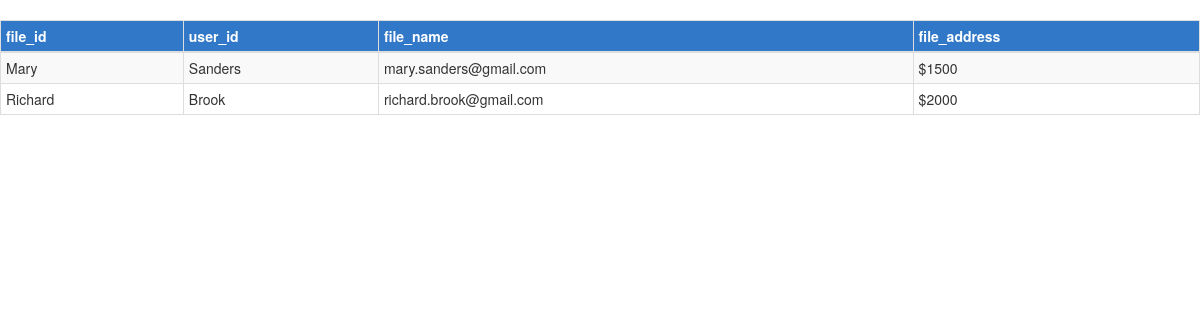
The app's page /tableIndex.php, older data.
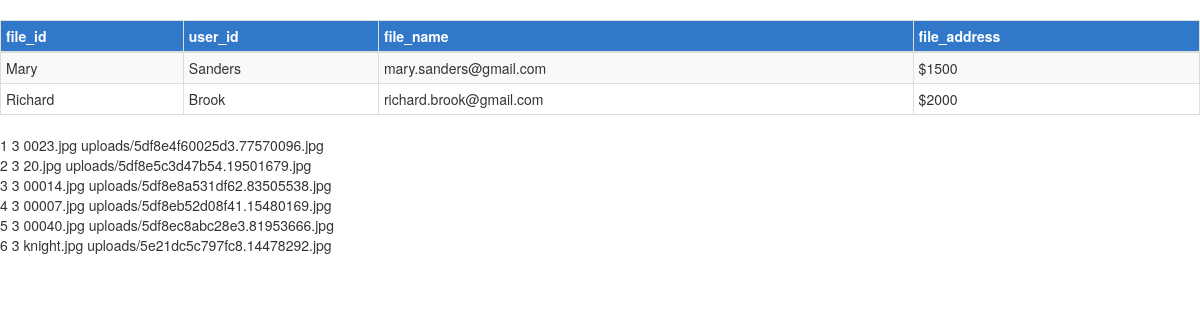
The same page, newer data.
### tables this page shows
CREATE TABLE `files_of_clients` (
  `file_id` int(10) NOT NULL,
  `user_id` int(10) NOT NULL,
  `file_name` varchar(20) NOT NULL,
  `file_address` text NOT NULL
);

### tableIndex.php (the view, shortened to what this page needs)
<?php
    include_once 'table.php';
?>
<!DOCTYPE html>
<html>
    <head>
        <link href="bootstrap-3.3.7-dist/css/bootstrap.min.css" rel="stylesheet" />
    </head>
    <body>
    <table class="table table-striped table-bordered table-hover table-condensed" id="fileTable">
        <thead>
            <tr class="tableHead">
                <th>file_id</th>
                <th>user_id</th>
                <th>file_name</th>
                <th>file_address</th>
            </tr>
        </thead>
        <tbody>
            <tr>
                <td>Mary</td>
                <td>Sanders</td>
                <td>mary.sanders@gmail.com</td>
                <td>$1500</td>
            </tr>
            <tr>
                <td>Richard</td>
                <td>Brook</td>
                <td>richard.brook@gmail.com</td>
                <td>$2000</td>
            </tr>
        </tbody>
    </table>
        <?php
            $sql = "SELECT * from files_of_clients;";
            $result = mysqli_query($conn, $sql);
            $resultCheck = mysqli_num_rows($result);
            if($resultCheck > 0){
                while($row = mysqli_fetch_assoc($result)){
                    echo $row['file_id'] ,"  ",$row['user_id'] ,"  ",$row['file_name'] ,
                    "  ", $row['file_address'],"<br>";
                }
            }
        ?>
    </body>
</html>

### tableIndex.php (style rules this page uses)
.tableHead { color: white; background-color:rgb(50, 120, 200); }
#fileTable { margin-top: 20px; }

Row changes from the older to the newer data that the page shows:
added files_of_clients: file_id "1", user "3", file_name "0023.jpg", file_address "uploads/5df8e4f60025d3.77570096.jpg"
added files_of_clients: file_id "2", user "3", file_name "20.jpg", file_address "uploads/5df8e5c3d47b54.19501679.jpg"
added files_of_clients: file_id "3", user "3", file_name "00014.jpg", file_address "uploads/5df8e8a531df62.83505538.jpg"
added files_of_clients: file_id "4", user "3", file_name "00007.jpg", file_address "uploads/5df8eb52d08f41.15480169.jpg"
added files_of_clients: file_id "5", user "3", file_name "00040.jpg", file_address "uploads/5df8ec8abc28e3.81953666.jpg"
added files_of_clients: file_id "6", user "3", file_name "knight.jpg", file_address "uploads/5e21dc5c797fc8.14478292.jpg"
